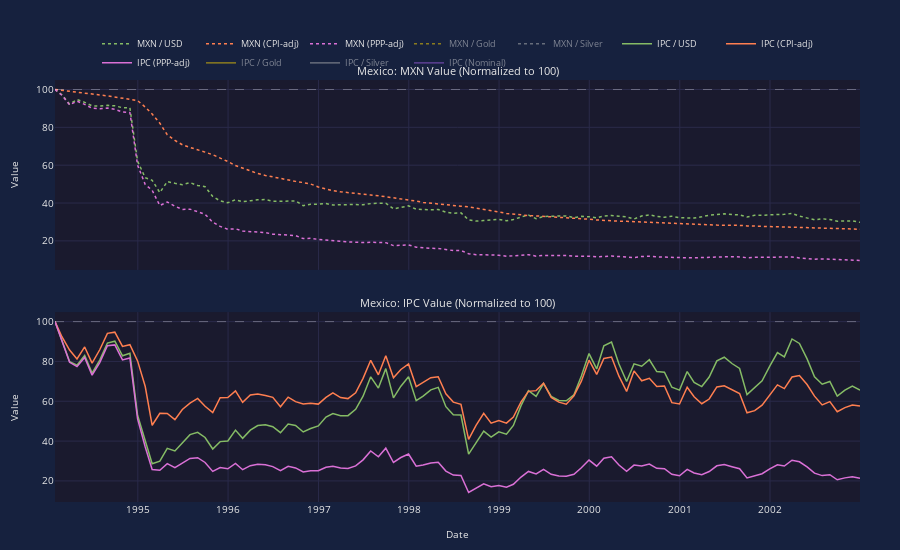

This figure's notebook cell:
### Markdown cell above
## Mexico: Tequila Crisis (1994-1996)

**Economic Difficulties:** The "Tequila Crisis" saw the peso lose 50% of its value in weeks. Inflation spiked to 52% in 1995. GDP contracted 6.2%. The crisis spread to other emerging markets.

**Causes:** Overvalued fixed exchange rate, large current account deficit (8% of GDP), short-term dollar-denominated debt (Tesobonos), political instability (Zapatista uprising, assassinations), and declining foreign reserves used to defend the peg.

**Government Interventions:**
- *Devaluation (Dec 1994)*: Government widened trading band, then floated peso - triggered crisis but was necessary adjustment
- *US/IMF bailout (Jan 1995)*: $50 billion rescue package, largest at the time - prevented default and restored confidence (successful)
- *Fiscal austerity*: Spending cuts and tax increases - painful but restored fiscal balance
- *Inflation targeting*: Central bank adopted inflation targeting framework - anchor for expectations (successful long-term)
- *Banking reform*: Restructured failed banks, improved regulation - prevented future crises

Mexico repaid the US loan early and the economy recovered strongly by 1997.

### Code cell
show_country_analysis(norm_data['Mexico'])
